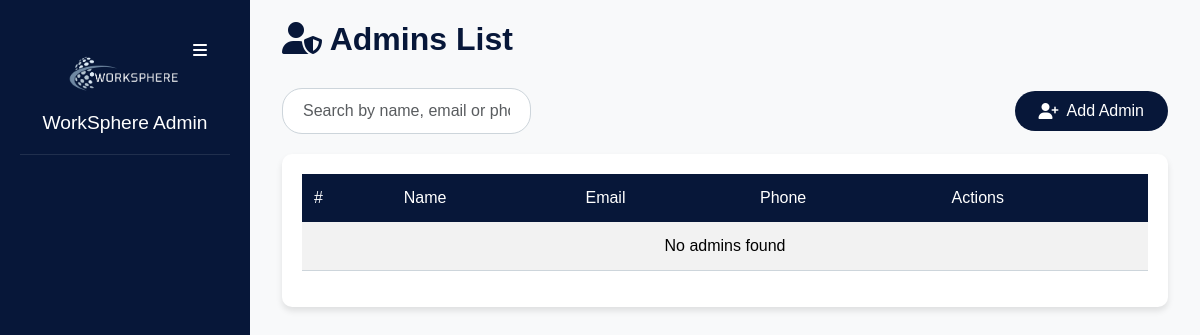
/admin/admins_list.php, run on an earlier commit of the app's database.
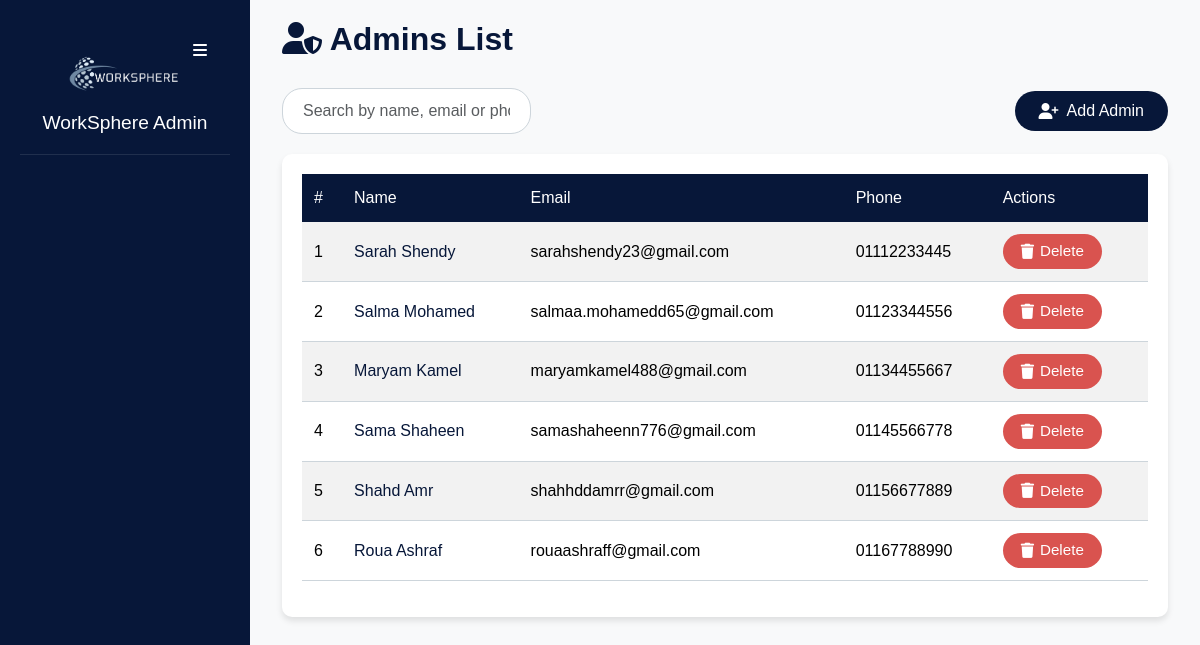
And on a later commit of the database.
### tables this page shows
CREATE TABLE `users` (
  `user_id` int(11) NOT NULL,
  `name` varchar(255) NOT NULL,
  `email` varchar(255) NOT NULL,
  `phone` varchar(15) NOT NULL,
  `password` varchar(255) NOT NULL,
  `age` int(11) DEFAULT NULL,
  `job_title` varchar(255) DEFAULT NULL,
  `image` longtext DEFAULT 'default.png',
  `location` varchar(255) DEFAULT NULL,
  `created_at` timestamp NOT NULL DEFAULT current_timestamp(),
  `role_id` int(11) DEFAULT NULL,
  `last_seen` datetime NOT NULL DEFAULT current_timestamp(),
  `company_name` varchar(255) DEFAULT NULL,
  `contact_info` varchar(255) DEFAULT NULL,
  `company_type` varchar(255) DEFAULT NULL,
  `zone_id` int(11) DEFAULT NULL,
  `portfolio` longtext DEFAULT NULL,
  `action` varchar(255) NOT NULL DEFAULT 'active'
);

### admin/admins_list.php (the view, shortened to what this page needs)
<?php
include "sidebar.php";
if (isset($_POST['search']) && !empty($_POST['text'])) {
    $text = mysqli_real_escape_string($connect, $_POST['text']);
    $select_users = "SELECT `users`.`user_id`, `users`.`name`, `users`.`email`, `users`.`phone`
    FROM `users`
    WHERE `users`.`role_id` = '4' AND (`users`.`name` LIKE '%$text%' OR `users`.`email` LIKE '%$text%' OR `users`.`phone` LIKE '%$text%')";
} else {
    $select_users = "SELECT `users`.`user_id`, `users`.`name`, `users`.`email`, `users`.`phone`
    FROM `users`
    WHERE `users`.`role_id` = '4'";
}
$run_select = mysqli_query($connect, $select_users);
?>
<!DOCTYPE html>
<html lang="en">
<head>
    <link rel="stylesheet" href="https://cdnjs.cloudflare.com/ajax/libs/bootstrap/5.3.3/css/bootstrap.min.css">
    <link rel="stylesheet" href="https://cdnjs.cloudflare.com/ajax/libs/font-awesome/6.4.0/css/all.min.css">
    <link rel="stylesheet" href="https://cdn.jsdelivr.net/npm/sweetalert2@11/dist/sweetalert2.min.css">
</head>
<body>
    <div class="main-content" id="mainContent">
        <div class="container-fluid">
            <h2><i class="fas fa-user-shield"></i> Admins List</h2>
                <div class="controls-container">
                    <div class="search-wrapper">
                        <input type="text" id="searchText" class="form-control" placeholder="Search by name, email or phone...">
                </div>
                <button id="addAdminBtn" class="btn btn-primary" style="border-radius: 20px; padding: 8px 24px; font-weight: 500;"><i class="fas fa-user-plus"></i> Add Admin</button>
            </div>
                <div class="table-container">
                <div class="table-responsive">
                    <table class="table table-striped table-hover">
                        <thead>
                            <tr>
                                <th>#</th>
                                <th>Name</th>
                                <th>Email</th>
                                <th>Phone</th>
                                <th>Actions</th>
                            </tr>
                        </thead>
                        <tbody id="adminsTable">
                            <?php
                            $counter = 1;
                            if (mysqli_num_rows($run_select) > 0) {
                                foreach ($run_select as $row) {
                                    echo '<tr>';
                                    echo '<td>' . $counter++ . '</td>';
                                    echo '<td><a href="../profile.php?user_id=' . htmlspecialchars($row['user_id']) . '">' . htmlspecialchars($row['name']) . '</a></td>';
                                    echo '<td>' . htmlspecialchars($row['email']) . '</td>';
                                    echo '<td>' . htmlspecialchars($row['phone']) . '</td>';
                                    echo '<td>';
                                    echo '<div class="action-buttons">';
                                    echo '<a href="?action=delete&id=' . htmlspecialchars($row['user_id']) . '" class="btn btn-danger btn-sm"><i class="fas fa-trash"></i> Delete</a>';
                                    echo '</div>';
                                    echo '</td>';
                                    echo '</tr>';
                                }
                            } else {
                                echo '<tr><td colspan="5" class="text-center">No admins found</td></tr>';
                            }
                            ?>
                        </tbody>
                    </table>
                </div>
            </div>
        </div>
    </div>
</body>
</html>

What changed in the data, as far as the page shows it:
added users: name "Sarah Shendy", email "sarahshendy23@gmail.com", phone "01112233445"
added users: name "Salma Mohamed", email "salmaa.mohamedd65@gmail.com", phone "01123344556"
added users: name "Maryam Kamel", email "maryamkamel488@gmail.com", phone "01134455667"
added users: name "Sama Shaheen", email "samashaheenn776@gmail.com", phone "01145566778"
added users: name "Shahd Amr", email "shahhddamrr@gmail.com", phone "01156677889"
added users: name "Roua Ashraf", email "rouaashraff@gmail.com", phone "01167788990"
Also different on the page:
text no longer shown: "No admins found"
